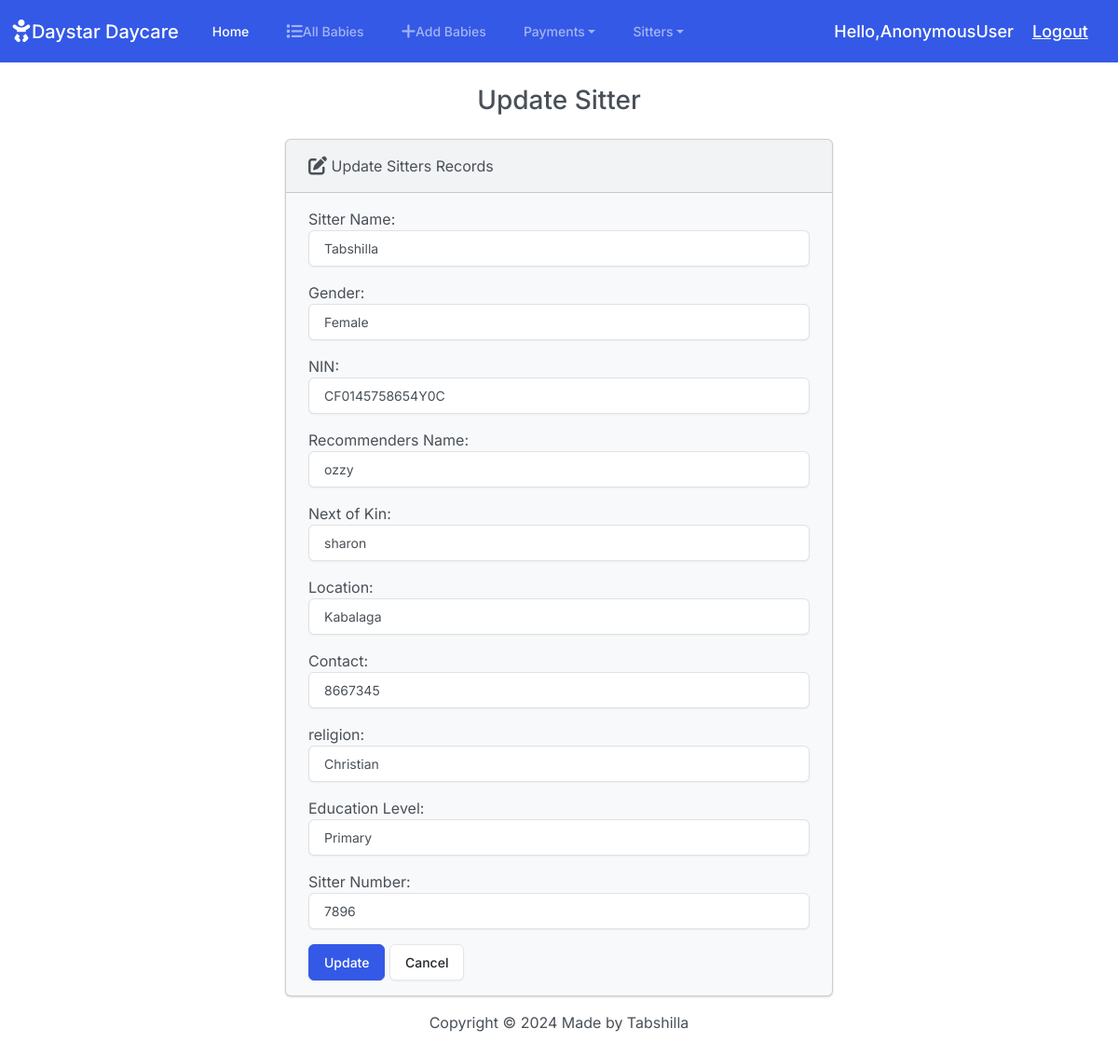
/editsitter/1/, run on the app's committed database.
### DaystarApp/models.py (models this page shows, shortened)
class Sitter(models.Model):
    GENDER_CHOICES = (
        ('Male', 'Male'),
        ('Female', 'Female'),
    )
    RELIGION_CHOICES = (
        ('Christian', 'Christian'),
        ('Muslim', 'Muslim'),
        ('Other', 'Other'),
    )
    EDUCATION_LEVEL_CHOICES = (
        ('Primary', 'Primary'),
        ('Secondary', 'Secondary'),
        ('University', 'University'),
    )
    S_name = models.CharField(max_length=200,null=True,blank=True)
    Gender = models.CharField(max_length=10,choices=GENDER_CHOICES)
    location = models.CharField(max_length=200, default="Kabalaga")
    next_of_kin = models.CharField(max_length=200)
    recommenders_name = models.CharField(max_length=200)
    religion = models.CharField(max_length=100, choices=RELIGION_CHOICES, blank=True)
    NIN = models.CharField(max_length=30, unique=True)
    education_level = models.CharField(max_length=200, choices=EDUCATION_LEVEL_CHOICES)
    sitter_number = models.CharField(max_length=200, unique=True)
    contact = models.IntegerField(null= True)

### DaystarApp/views.py (the view)
# urls.py: path('editsitter/<int:id>/', views.editsitter, name='editsitter'),
def editsitter(request,id):
    if request.method =='POST':
     sitter = Sitter.objects.get(pk=id)
     form = SittersForm(request.POST, instance=sitter)
     if form.is_valid():
        form.save()
        return render(request, 'DaystarApp/editsitter.html', {
            'form':form,
            'success':True
            })
    else:
        sitter = Sitter.objects.get(pk=id)
        form = SittersForm(instance=sitter)
    return render(request, 'DaystarApp/editsitter.html',{'form':form})

### DaystarApp/templates/DaystarApp/editsitter.html (shortened to what this page needs)
{% extends "DaystarApp/base.html" %}
{% block body %}
<h3 class="text-center m-4"> Update Sitter</h3>
{% if success %}
<div class="alert alert-success" role="alert">
    The Sitter is updated successfully
    <a href= "{% url 'index' %}" class="alert-link">Go to Home Page</a>
</div>
{% else %}
   <div class='row justify-content-center'>
    <div class='col-md-6'>
        <div class="card bg-light mb-3">
            <div class="card-header">
                <i class="fa-solid fa-pen-to-square fa-lg"></i>
                Update Sitters Records
            </div>
            <div class="card-body">
              <form action="{% url 'editsitter' Sitter.id %}" method="POST">
                {{ form.as_p }}
                <button type="submit" class="btn btn-primary">Update</button>
                <a href="{% url 'index' %}" class="btn btn-secondary">Cancel</a>
              </form>
            </div>
          </div>
{% endif %}
{% endblock  %}

### data on the page
Sitter: S_name "Tabshilla", Gender "Female", NIN "CF0145758654Y0C", recommenders_name "ozzy", next_of_kin "sharon", location "Kabalaga", contact "8667345", religion "Christian", education_level "Primary", sitter_number "7896"

### other printed values
{{ request.user }} "AnonymousUser"
